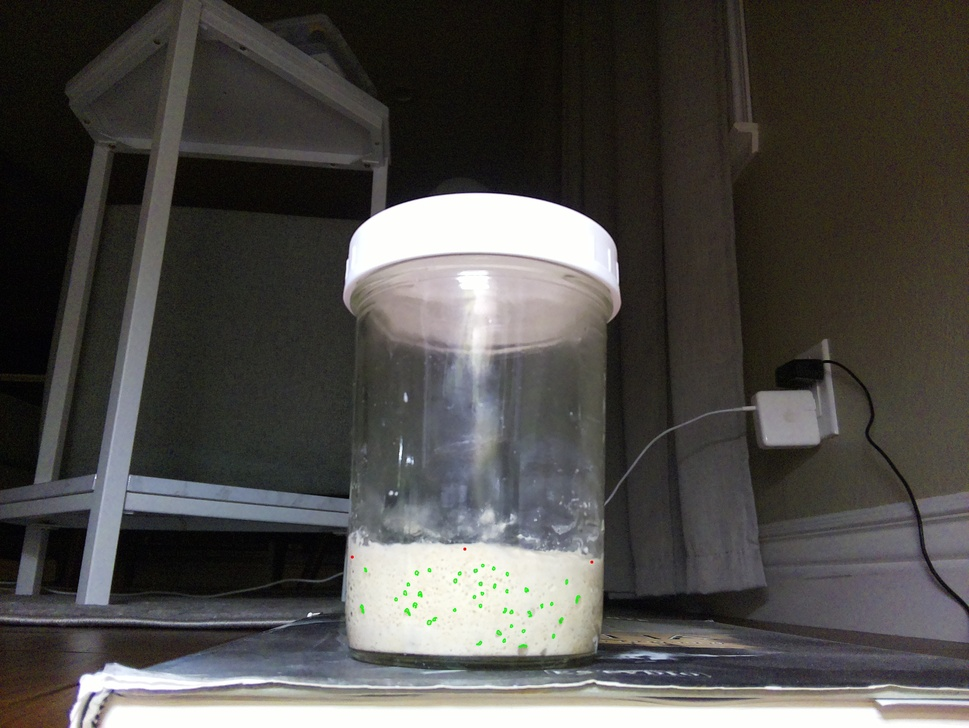
#> input picture processed_images/processed_image_0058.jpg, 969 x 728 px, shrunk from 3280 x 2464 before the run, found by its file name
$ python bubble_count_scan_single_image.py
#> lines starting #> are read from the running program, lines starting #| are printed output that depends on the picture; after the words box and inside, x2 and y2 are one past the last pixel; in counts of white or black regions, pixels touching at a corner belong together
import cv2
import numpy as np
import matplotlib.pyplot as plt

# Load the image
image_path = "/Users/patrickjohnson/python-projects/timelapse/images/bubble_count/processed_image_0058.jpg"  # Replace with the path to your image
image = cv2.imread(image_path)
#> image is the input picture: shape (728, 969, 3); mean B, G, R 72.7, 75.7, 77.8

# Convert to grayscale
gray = cv2.cvtColor(image, cv2.COLOR_BGR2GRAY)

# Apply a Gaussian blur to reduce noise
blurred = cv2.GaussianBlur(gray, (11, 11), 0)
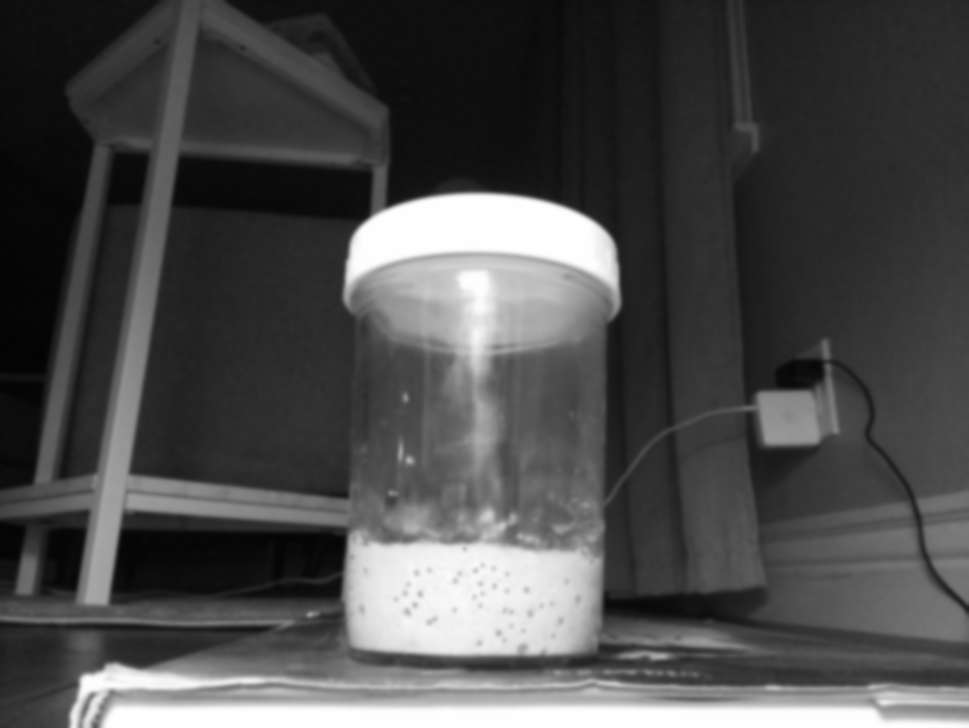
#> blurred: shape (728, 969); min 3, max 254, mean 76

# Apply adaptive thresholding to highlight the bubbles
thresh = cv2.adaptiveThreshold(
    blurred, 255, cv2.ADAPTIVE_THRESH_GAUSSIAN_C, cv2.THRESH_BINARY_INV, 11, 2
)
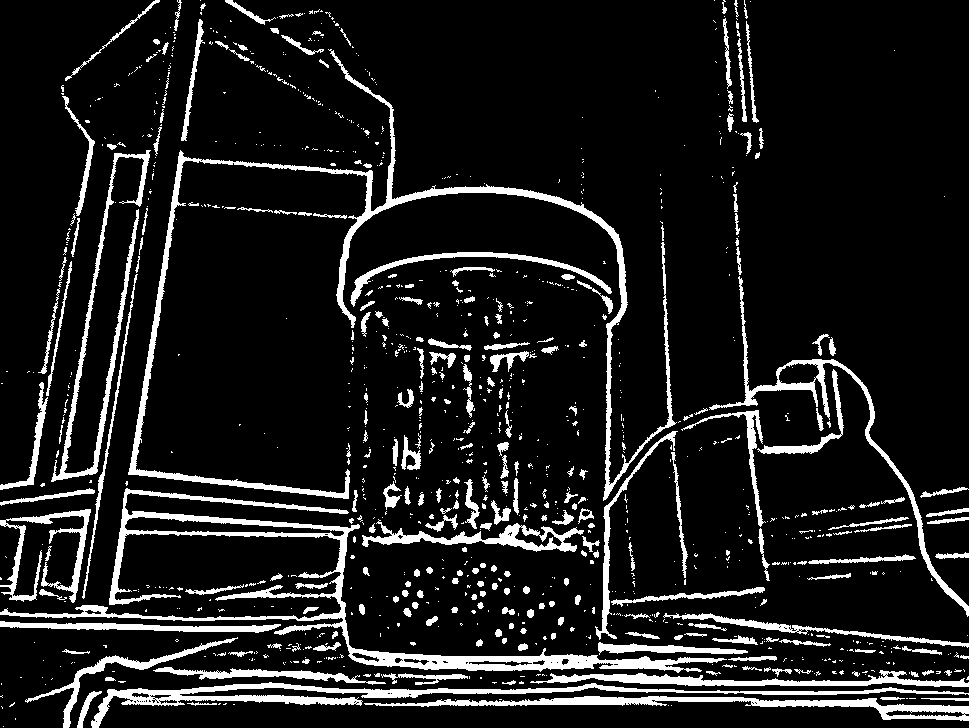
#> thresh: shape (728, 969); 11.2% white; 1061 white regions (792 under 20 px)

# Find contours
contours, _ = cv2.findContours(thresh, cv2.RETR_EXTERNAL, cv2.CHAIN_APPROX_SIMPLE)
#> contours = 1060 contours, 874 with area under 20; largest, box (x1, y1, x2, y2) and area: (0, 488, 727, 673) 11420, (128, 49, 677, 501) 7686, (91, 682, 969, 728) 4630, (364, 696, 969, 721) 3537, (709, 276, 969, 617) 3149

# Filter out small contours based on area
bubble_contours = [cnt for cnt in contours if cv2.contourArea(cnt) > 50]
#> bubble_contours = 87 contours; largest, box (x1, y1, x2, y2) and area: (0, 488, 727, 673) 11420, (128, 49, 677, 501) 7686, (91, 682, 969, 728) 4630, (364, 696, 969, 721) 3537, (709, 276, 969, 617) 3149

# Draw the contours on the original image
output_image = image.copy()
cv2.drawContours(output_image, bubble_contours, -1, (0, 255, 0), 2)
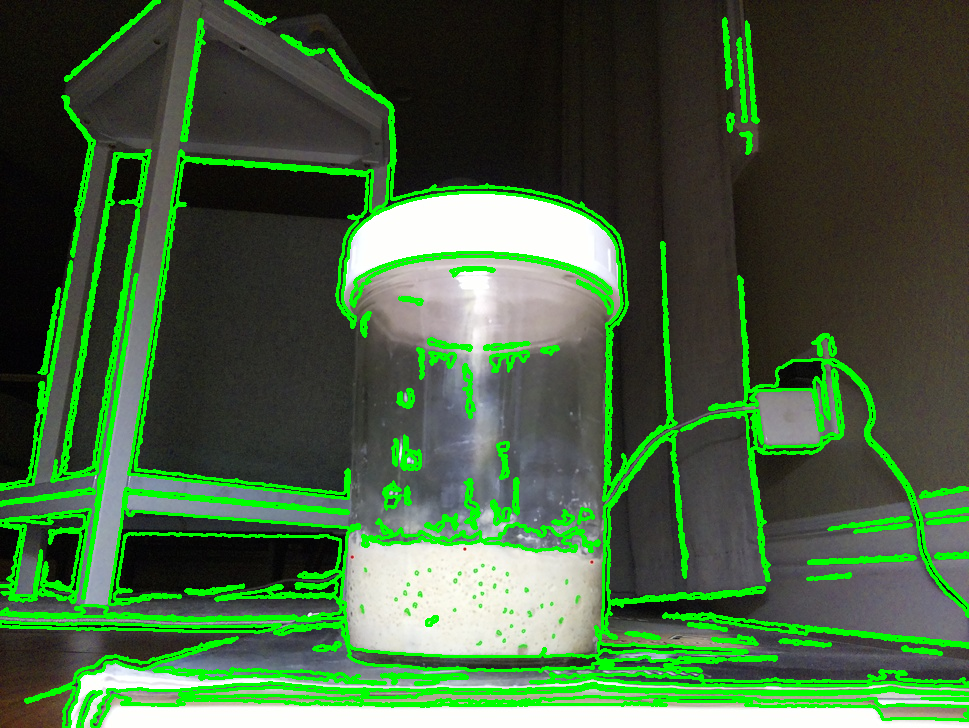
#> output_image: shape (728, 969, 3); 12.88% of pixels changed, all inside (x1, y1, x2, y2) = (0, 0, 969, 728)

# Count the bubbles
bubble_count = len(bubble_contours)
#> bubble_count = 87

# Display the results
print(f"Number of air bubbles detected: {bubble_count}")
#| Number of air bubbles detected: 87

# Show the original and processed images
plt.figure(figsize=(10, 5))
plt.subplot(1, 2, 1)
plt.title("Original Image")
plt.imshow(cv2.cvtColor(image, cv2.COLOR_BGR2RGB))

plt.subplot(1, 2, 2)
plt.title(f"Detected Bubbles: {bubble_count}")
plt.imshow(cv2.cvtColor(output_image, cv2.COLOR_BGR2RGB))

plt.show()
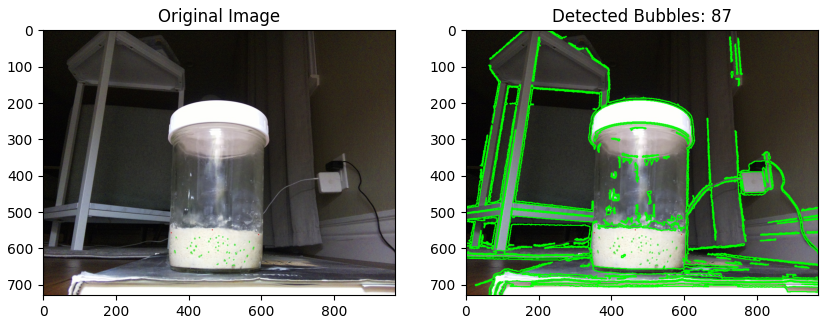
#> figure drawn by matplotlib, 2 panels
